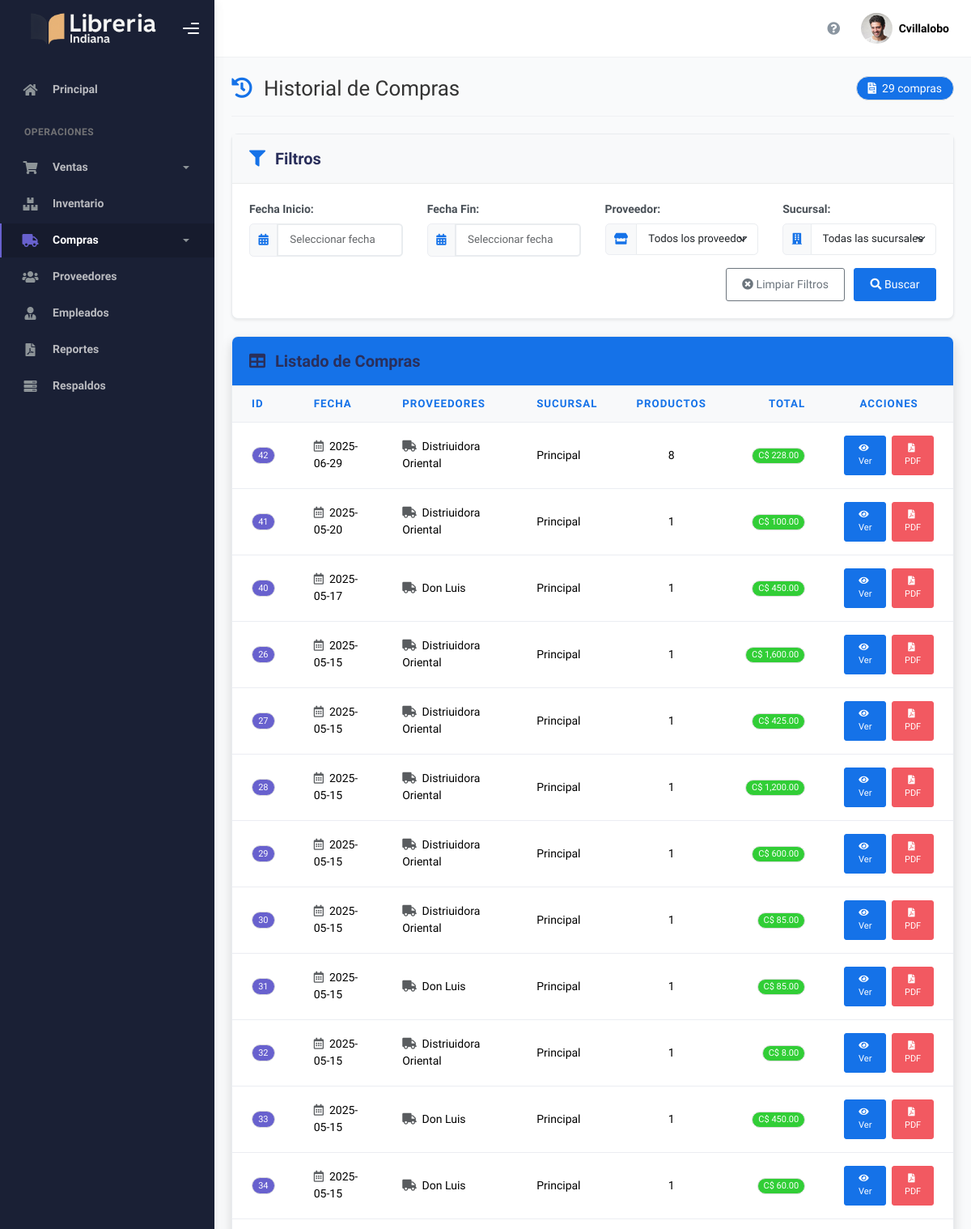
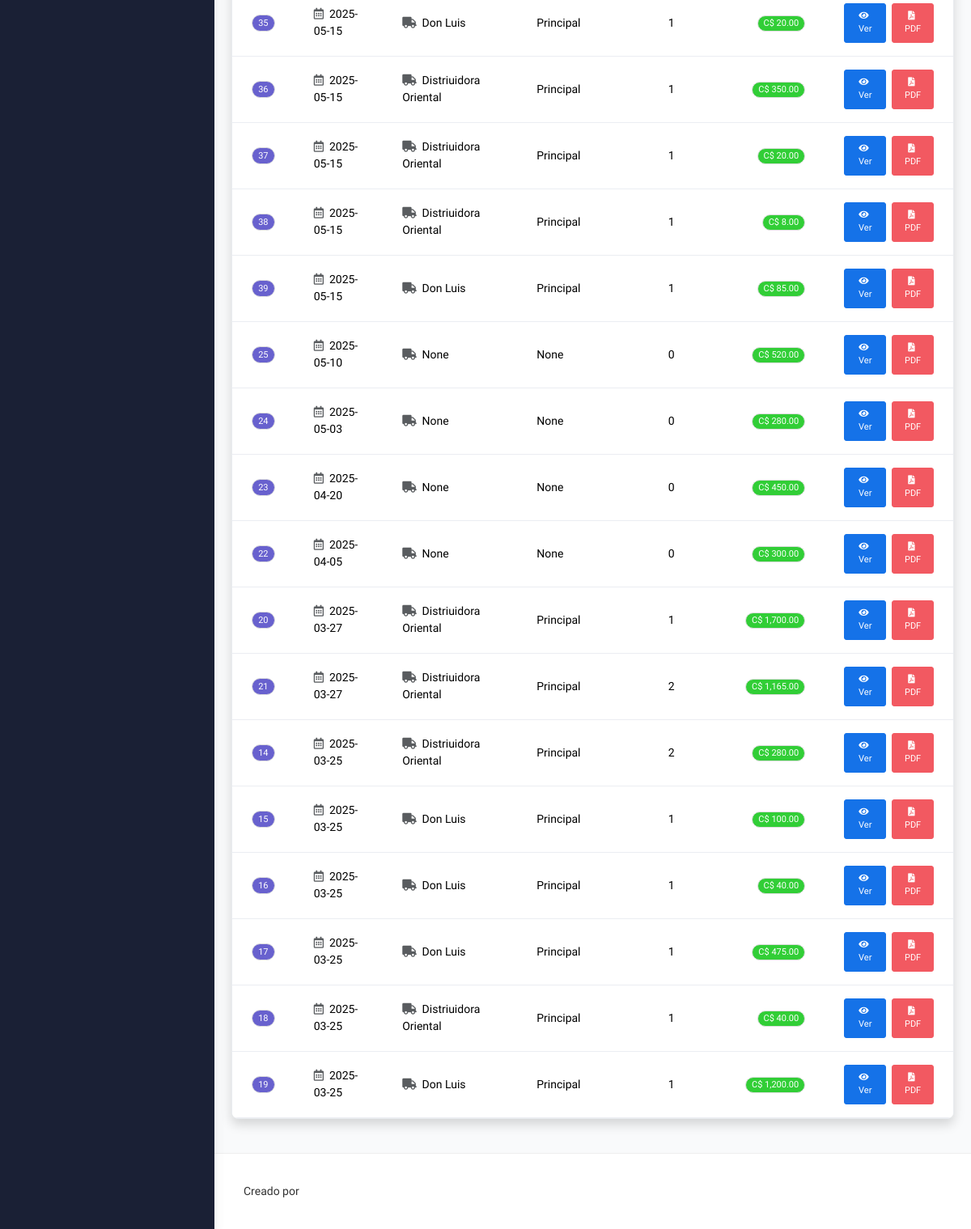
Screenshot of /compras/historial-compras (signed in) with the database file from the repository (2 pictures, top to bottom).
### tables this page shows
CREATE TABLE Compra (
    IDCompra INTEGER PRIMARY KEY AUTOINCREMENT,
    Fecha DATETIME,
    Total DECIMAL NOT NULL
);

### app/blueprints/compras/routes.py (the view)
@compras_bp.route('/historial-compras', methods=['GET'])
@role_required(['admin', 'gerente', 'empleado', 'almacen'])
def historial_compras():
    try:
        conn = get_db_connection()
        conn.row_factory = sqlite3.Row
        cursor = conn.cursor()
        cursor.execute("""
            SELECT
                c.IDCompra,
                c.Fecha,
                c.Total,
                (SELECT GROUP_CONCAT(DISTINCT p.Nombre)
                 FROM Detalle_Compra dc
                 JOIN Proveedor p ON dc.IDProveedor = p.IDProveedor
                 WHERE dc.IDCompra = c.IDCompra) as proveedores,
                (SELECT GROUP_CONCAT(DISTINCT s.Nombre)
                 FROM Detalle_Compra dc
                 JOIN Sucursal s ON dc.IDSucursal = s.IDSucursal
                 WHERE dc.IDCompra = c.IDCompra) as sucursal,
                (SELECT COUNT(*) FROM Detalle_Compra WHERE IDCompra = c.IDCompra) as num_productos
            FROM Compra c
            ORDER BY c.Fecha DESC
        """)
        compras = cursor.fetchall()
        cursor.execute("SELECT IDProveedor, Nombre FROM Proveedor ORDER BY Nombre")
        proveedores = cursor.fetchall()
        cursor.execute("SELECT IDSucursal, Nombre FROM Sucursal ORDER BY Nombre")
        sucursales = cursor.fetchall()
        return render_template('compras/historial_compras.html',
                               compras=compras,
                               proveedores=proveedores,
                               sucursales=sucursales)
    except Exception as e:
        flash(f"Error al cargar el historial de compras: {str(e)}", "error")
        return redirect(url_for('dashboard.index'))
    finally:
        if conn:
            conn.close()

### app/utils/__init__.py (called while the page is built)
def role_required(roles):
    def decorator(f):
        @wraps(f)
        def decorated_function(*args, **kwargs):
            if session.get("user_id") is None:
                return redirect(url_for('auth.login'))
            user_role = session.get("role")
            if user_role not in roles and user_role != 'admin':
                abort(403)  # Forbidden
            return f(*args, **kwargs)
        return decorated_function
    return decorator

### app/utils/db.py (called while the page is built)
def get_db_connection():
    conn = sqlite3.connect(current_app.config['DATABASE_PATH'])
    conn.row_factory = sqlite3.Row
    return conn

### app/blueprints/compras/templates/compras/historial_compras.html (shortened to what this page needs)
{% extends "layout.html" %}
{% block style %}
<link rel="stylesheet" href="https://cdn.jsdelivr.net/npm/flatpickr/dist/flatpickr.min.css">
<link rel="stylesheet" href="https://cdn.datatables.net/1.11.5/css/dataTables.bootstrap5.min.css">
{% endblock %}
{% block main %}
<div class="container-fluid">
    <div class="d-flex justify-content-between align-items-center mb-4 pb-3 border-bottom">
        <h2 class="m-0 d-flex align-items-center">
            <i class="fas fa-history text-primary me-3"></i>
            Historial de Compras
        </h2>
        <span class="badge bg-primary rounded-pill px-3 py-2 fs-6">
            <i class="fas fa-file-invoice me-1"></i>
            {{ compras|length }} compras
        </span>
    </div>
    <div class="card filter-card shadow-sm mb-4">
        <div class="card-header bg-light">
            <h5 class="card-title mb-0">
                <i class="fas fa-filter me-2 text-primary"></i>
                Filtros
            </h5>
        </div>
        <div class="card-body">
            <form id="filtroForm" class="row g-3">
                <div class="col-md-3">
                    <label for="fechaInicio" class="form-label fw-bold">Fecha Inicio:</label>
                    <div class="input-group">
                        <span class="input-group-text bg-light">
                            <i class="fas fa-calendar-alt text-primary"></i>
                        </span>
                        <input type="text" class="form-control datepicker" id="fechaInicio" placeholder="Seleccionar fecha">
                    </div>
                </div>
                <div class="col-md-3">
                    <label for="fechaFin" class="form-label fw-bold">Fecha Fin:</label>
                    <div class="input-group">
                        <span class="input-group-text bg-light">
                            <i class="fas fa-calendar-alt text-primary"></i>
                        </span>
                        <input type="text" class="form-control datepicker" id="fechaFin" placeholder="Seleccionar fecha">
                    </div>
                </div>
                <div class="col-md-3">
                    <label for="proveedor" class="form-label fw-bold">Proveedor:</label>
                    <div class="input-group">
                        <span class="input-group-text bg-light">
                            <i class="fas fa-store text-primary"></i>
                        </span>
                        <select class="form-select" id="proveedor">
                            <option value="">Todos los proveedores</option>
                        </select>
                    </div>
                </div>
                <div class="col-md-3">
                    <label for="sucursal" class="form-label fw-bold">Sucursal:</label>
                    <div class="input-group">
                        <span class="input-group-text bg-light">
                            <i class="fas fa-building text-primary"></i>
                        </span>
                        <select class="form-select" id="sucursal">
                            <option value="">Todas las sucursales</option>
                        </select>
                    </div>
                </div>
                <div class="col-12 text-end">
                    <button type="button" id="btnLimpiarFiltros" class="btn btn-outline-secondary me-2">
                        <i class="fas fa-times-circle me-1"></i>Limpiar Filtros
                    </button>
                    <button type="button" id="btnFiltrar" class="btn btn-primary">
                        <i class="fas fa-search me-1"></i>Buscar
                    </button>
                </div>
            </form>
        </div>
    </div>
    <div class="card data-card shadow">
        <div class="card-header bg-primary text-white py-3">
            <h5 class="card-title mb-0">
                <i class="fas fa-table me-2"></i>
                Listado de Compras
            </h5>
        </div>
        <div class="card-body p-0">
            <div class="table-responsive">
                <table class="table table-hover mb-0" id="tablaCompras">
                    <thead class="table-light">
                        <tr>
                            <th class="fw-bold text-primary border-bottom">ID</th>
                            <th class="fw-bold text-primary border-bottom">Fecha</th>
                            <th class="fw-bold text-primary border-bottom">Proveedores</th>
                            <th class="fw-bold text-primary border-bottom">Sucursal</th>
                            <th class="fw-bold text-primary border-bottom text-center">Productos</th>
                            <th class="fw-bold text-primary border-bottom text-end">Total</th>
                            <th class="fw-bold text-primary border-bottom text-center">Acciones</th>
                        </tr>
                    </thead>
                    <tbody>
                        {% for compra in compras %}
                        <tr>
                            <td class="align-middle">
                                <span class="badge bg-secondary">{{ compra.IDCompra }}</span>
                            </td>
                            <td class="align-middle">
                                <i class="far fa-calendar-alt me-1 text-muted"></i>
                                {{ compra.Fecha }}
                            </td>
                            <td class="align-middle">
                                <i class="fas fa-truck me-1 text-muted"></i>
                                {{ compra.proveedores }}</td>
                            <td class="align-middle">{{ compra.sucursal }}</td>
                            <td class="text-center align-middle">{{ compra.num_productos }}</td>
                            <td class="text-end align-middle">
                                <span class="badge bg-success px-2 py-1">
                                    C$ {{ "{:,.2f}".format(compra.Total) }}
                                </span>
                            </td>
                            <td class="text-center align-middle">
                                <div class="d-flex gap-2 justify-content-center">
                                    <button class="btn btn-primary btn-sm ver-detalle" data-id="{{ compra.IDCompra }}">
                                        <i class="fas fa-eye me-1"></i>
                                        Ver
                                    </button>
                                    <button class="btn btn-danger btn-sm exportar-pdf" data-id="{{ compra.IDCompra }}">
                                        <i class="fas fa-file-pdf me-1"></i>
                                        PDF
                                    </button>
                                </div>
                            </td>
                        </tr>
                        {% endfor %}
                    </tbody>
                </table>
            </div>
        </div>
    </div>
</div>
{% endblock %}

### app/templates/layout.html (style rules this page uses)
body { font-family: 'Public Sans', -apple-system, BlinkMacSystemFont, 'Segoe UI', Roboto, 'Helvetica Neue', Arial, sans-serif; }

### app/blueprints/compras/templates/compras/historial_compras.html (style rules this page uses)
body { color: #333333; background-color: #f9fafb; }
.container-fluid { padding: 1.5rem; }
.filter-card { border-radius: 8px; border: 1px solid #e9ecef; box-shadow: 0 4px 6px rgba(0, 0, 0, 0.05); background-color: white; margin-bottom: 1.5rem; }
.filter-card .card-header { background-color: white; border-bottom: 1px solid #e9ecef; padding: 1rem 1.5rem; font-weight: 600; }
.filter-card .card-body { padding: 1.5rem; }
.filter-card .form-control, .filter-card .form-select { border-color: #e9ecef; padding: 0.6rem 1rem; font-size: 0.95rem; box-shadow: none; transition: all 0.3s ease; }
.data-card { border-radius: 8px; border: 1px solid #e9ecef; box-shadow: 0 4px 6px rgba(0, 0, 0, 0.05); background-color: white; margin-bottom: 1.5rem; overflow: hidden; }
.data-card .card-header { background-color: white; border-bottom: 1px solid #e9ecef; padding: 1rem 1.5rem; font-weight: 600; display: flex; justify-content: space-between; align-items: center; }
.data-card .card-body { padding: 0; }
.table-responsive { padding: 0; }
.btn-primary { background-color: #4361ee; border-color: #4361ee; }
.badge { padding: 0.35em 0.65em; font-weight: 500; border-radius: 30px; }

### rows the page displays
Compra: IDCompra "42", Fecha "2025-06-29", proveedores "Distriuidora Oriental", sucursal "Principal", num_productos "8", Total "228.00"
Compra: IDCompra "41", Fecha "2025-05-20", proveedores "Distriuidora Oriental", sucursal "Principal", num_productos "1", Total "100.00"
Compra: IDCompra "40", Fecha "2025-05-17", proveedores "Don Luis", sucursal "Principal", num_productos "1", Total "450.00"
Compra: IDCompra "26", Fecha "2025-05-15", proveedores "Distriuidora Oriental", sucursal "Principal", num_productos "1", Total "1,600.00"
Compra: IDCompra "27", Fecha "2025-05-15", proveedores "Distriuidora Oriental", sucursal "Principal", num_productos "1", Total "425.00"
Compra: IDCompra "28", Fecha "2025-05-15", proveedores "Distriuidora Oriental", sucursal "Principal", num_productos "1", Total "1,200.00"
Compra: IDCompra "29", Fecha "2025-05-15", proveedores "Distriuidora Oriental", sucursal "Principal", num_productos "1", Total "600.00"
Compra: IDCompra "30", Fecha "2025-05-15", proveedores "Distriuidora Oriental", sucursal "Principal", num_productos "1", Total "85.00"
Compra: IDCompra "31", Fecha "2025-05-15", proveedores "Don Luis", sucursal "Principal", num_productos "1", Total "85.00"
Compra: IDCompra "32", Fecha "2025-05-15", proveedores "Distriuidora Oriental", sucursal "Principal", num_productos "1", Total "8.00"
Compra: IDCompra "33", Fecha "2025-05-15", proveedores "Don Luis", sucursal "Principal", num_productos "1", Total "450.00"
Compra: IDCompra "34", Fecha "2025-05-15", proveedores "Don Luis", sucursal "Principal", num_productos "1", Total "60.00"
Compra: IDCompra "35", Fecha "2025-05-15", proveedores "Don Luis", sucursal "Principal", num_productos "1", Total "20.00"
Compra: IDCompra "36", Fecha "2025-05-15", proveedores "Distriuidora Oriental", sucursal "Principal", num_productos "1", Total "350.00"
Compra: IDCompra "37", Fecha "2025-05-15", proveedores "Distriuidora Oriental", sucursal "Principal", num_productos "1", Total "20.00"
Compra: IDCompra "38", Fecha "2025-05-15", proveedores "Distriuidora Oriental", sucursal "Principal", num_productos "1", Total "8.00"
Compra: IDCompra "39", Fecha "2025-05-15", proveedores "Don Luis", sucursal "Principal", num_productos "1", Total "85.00"
Compra: IDCompra "25", Fecha "2025-05-10", proveedores "None", sucursal "None", num_productos "0", Total "520.00"
Compra: IDCompra "24", Fecha "2025-05-03", proveedores "None", sucursal "None", num_productos "0", Total "280.00"
Compra: IDCompra "23", Fecha "2025-04-20", proveedores "None", sucursal "None", num_productos "0", Total "450.00"
Compra: IDCompra "22", Fecha "2025-04-05", proveedores "None", sucursal "None", num_productos "0", Total "300.00"
Compra: IDCompra "20", Fecha "2025-03-27", proveedores "Distriuidora Oriental", sucursal "Principal", num_productos "1", Total "1,700.00"
Compra: IDCompra "21", Fecha "2025-03-27", proveedores "Distriuidora Oriental", sucursal "Principal", num_productos "2", Total "1,165.00"
Compra: IDCompra "14", Fecha "2025-03-25", proveedores "Distriuidora Oriental", sucursal "Principal", num_productos "2", Total "280.00"
Compra: IDCompra "15", Fecha "2025-03-25", proveedores "Don Luis", sucursal "Principal", num_productos "1", Total "100.00"
Compra: IDCompra "16", Fecha "2025-03-25", proveedores "Don Luis", sucursal "Principal", num_productos "1", Total "40.00"
Compra: IDCompra "17", Fecha "2025-03-25", proveedores "Don Luis", sucursal "Principal", num_productos "1", Total "475.00"
Compra: IDCompra "18", Fecha "2025-03-25", proveedores "Distriuidora Oriental", sucursal "Principal", num_productos "1", Total "40.00"
Compra: IDCompra "19", Fecha "2025-03-25", proveedores "Don Luis", sucursal "Principal", num_productos "1", Total "1,200.00"

### other values shown
{{ session.get('username', 'Usuario') }} "Cvillalobo"
{{ compras|length }} "29"
